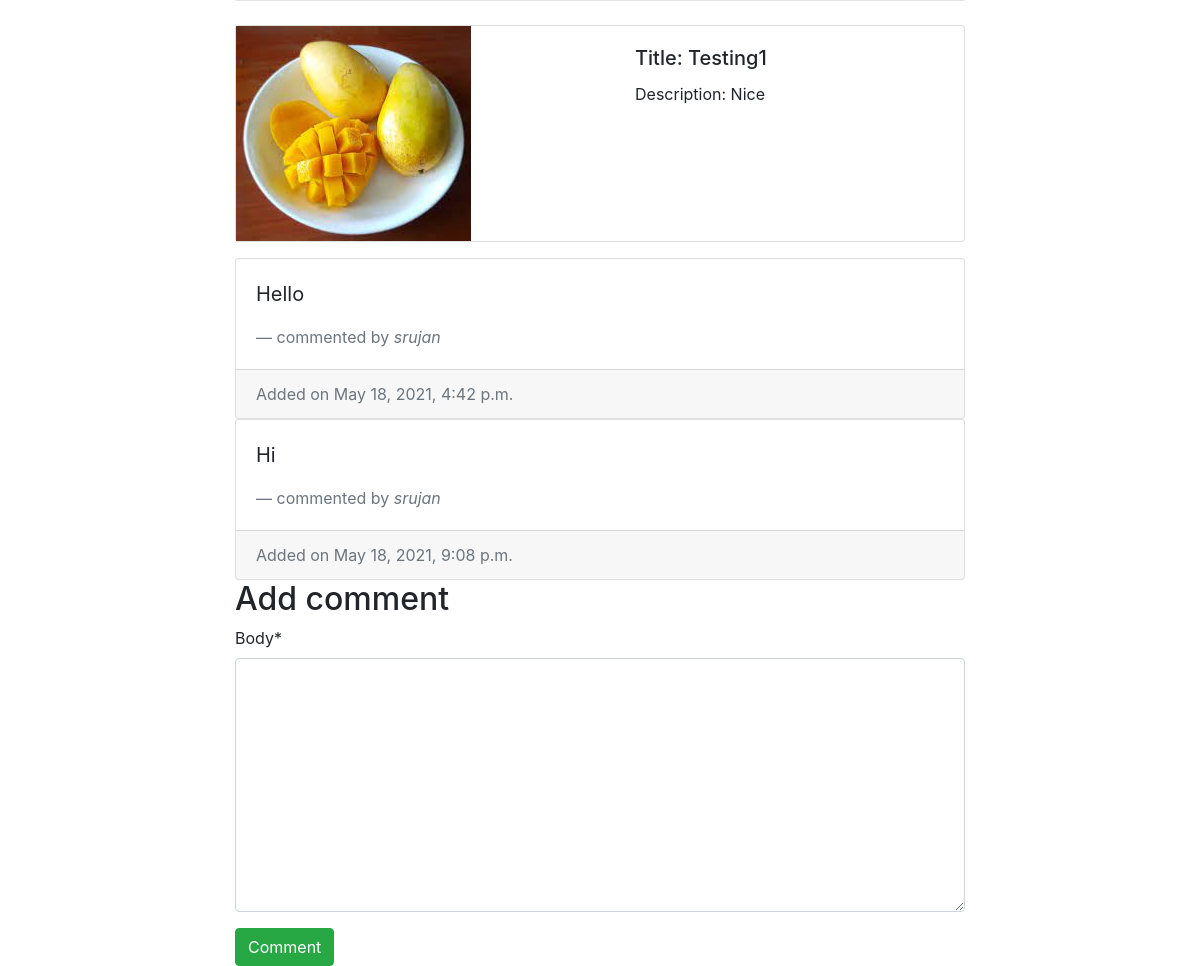
/detail/8/, run on the app's committed database.
### library/models.py (models this page shows, shortened)
class Book(models.Model):
    name = models.CharField(max_length=100)
    pdf = models.FileField(upload_to='media')
    image = models.ImageField(upload_to='pics', blank=True, null=True)
    description = models.TextField(max_length=300)

class Comment(models.Model):
    user = models.ForeignKey(User, on_delete=models.CASCADE, blank=True, null=True)
    body= models.TextField()
    created_on = models.DateTimeField(auto_now_add=True)
    book = models.ForeignKey(Book, on_delete=models.CASCADE, blank=True, null=True)
    class Meta:
        ordering = ['created_on']

### library/views.py (the view)
# urls.py: path('detail/<int:pk>/',BookDetail, name='detail'),
def BookDetail(request, pk):
    book = Book.objects.get(id=pk)
    comments=Comment.objects.filter(book=book.id)
    form = CommentForm()
    if request.method == 'POST':
        form = CommentForm(request.POST)
        if form.is_valid():
            form.save()
    form = CommentForm(
        initial={'user': request.user, 'book': book})
    context = {'form': form, 'user': request.user.username, 'book': book,'comments':comments}
    return render(request, 'book_detail.html', context)

### library/forms.py
class CommentForm(ModelForm):
    class Meta:
        model = Comment
        fields = "__all__"
    def __init__(self, *args, **kwargs):
        super(CommentForm, self).__init__(*args, **kwargs)
        instance = getattr(self, 'instance', None)
        if instance:
            self.fields['user'].widget = HiddenInput()
            self.fields['book'].widget = HiddenInput()

### library/templatetags/required.py (called while the page is built)
@register.simple_tag
def return_book(request, id_val):
    try:
        book = Book.objects.get(id=id_val)
    except:
        return None
    return book

### templates/book_detail.html (shortened to what this page needs)
{% extends 'basic.html' %}
{% load crispy_forms_tags %}
{% load widget_tweaks %}
{% load required %}
{% block content %}
 {% return_book request form.book.value as val %}
 <div class="card mb-3" style="max-width: 800px;">
  <div class="row g-0">
    <div class="col-md-6">
      <img src="{{val.image.url}}" alt="Please check your Internet Connection">
    </div>
    <div class="col-md-6">
      <div class="card-body">
        <h5 class="card-title">Title: {{val.name}}</h5>
        <p class="card-text"> Description: {{val.description}}</p>
      </div>
    </div>
  </div>
</div>
{% for comment in comments%}
<div class="card">
  <div class="card-body">
    <blockquote class="blockquote mb-0">
      <p>{{comment.body}}</p>
      <footer class="blockquote-footer">commented by <cite title="Source Title">{{comment.user}}</cite></footer>
    </blockquote>
  </div>
   <div class="card-footer text-muted">
    Added on {{comment.created_on}}
  </div>
</div>
{% endfor %}
<form  method="POST" enctype='multipart/form-data'>
<h2>Add comment</h2>
{{form|crispy}}
<button type="submit" class="btn btn-success">Comment</button>
</form>
{% endblock content %}

### data on the page
Book: image (picture), name "Testing1", description "Nice"
Comment: body "Hello", user "srujan", created_on "May 18, 2021, 4:42 p.m."
Comment: body "Hi", user "srujan", created_on "May 18, 2021, 9:08 p.m."
